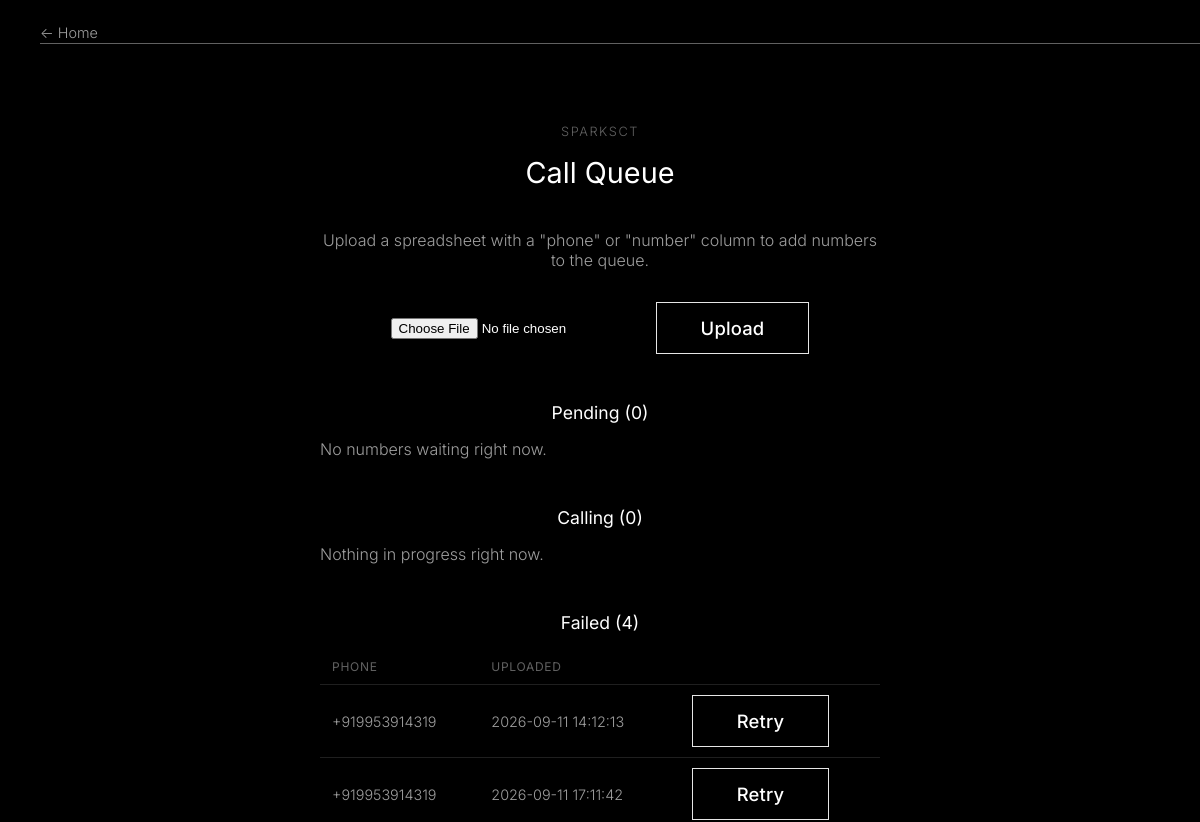
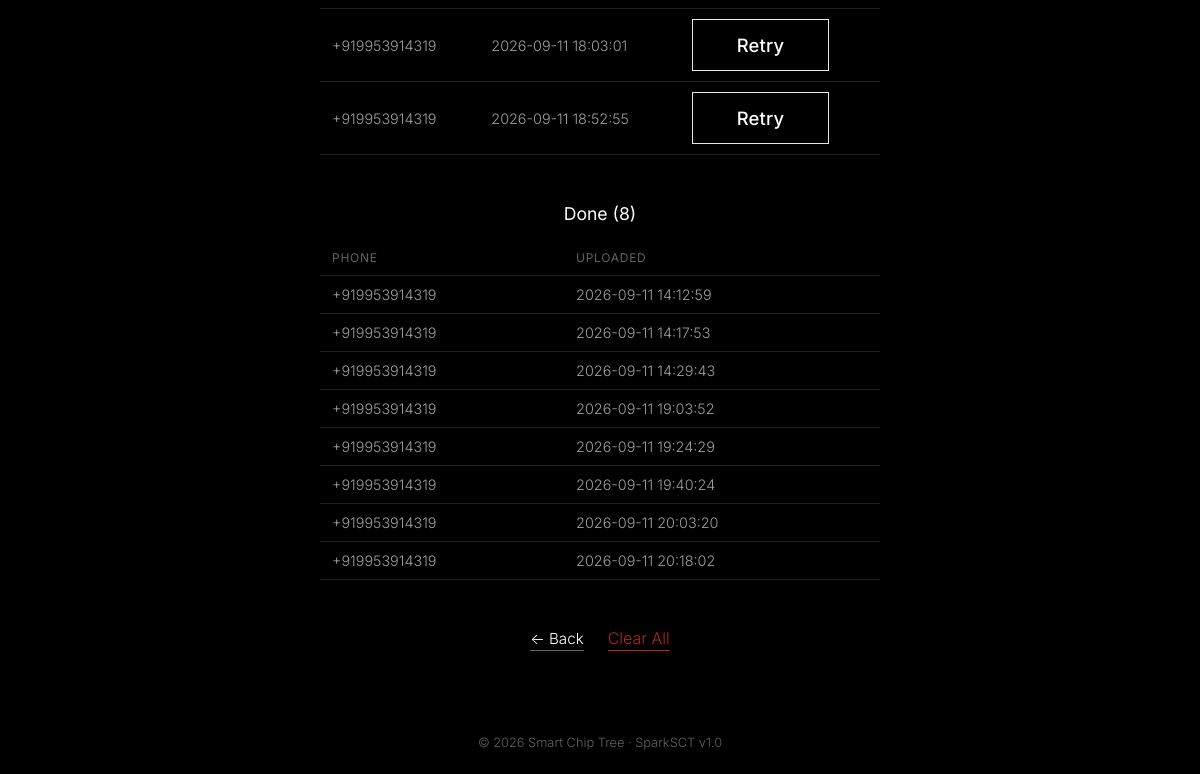
The page /call-queue on the database as committed earlier (2 pictures, top to bottom).
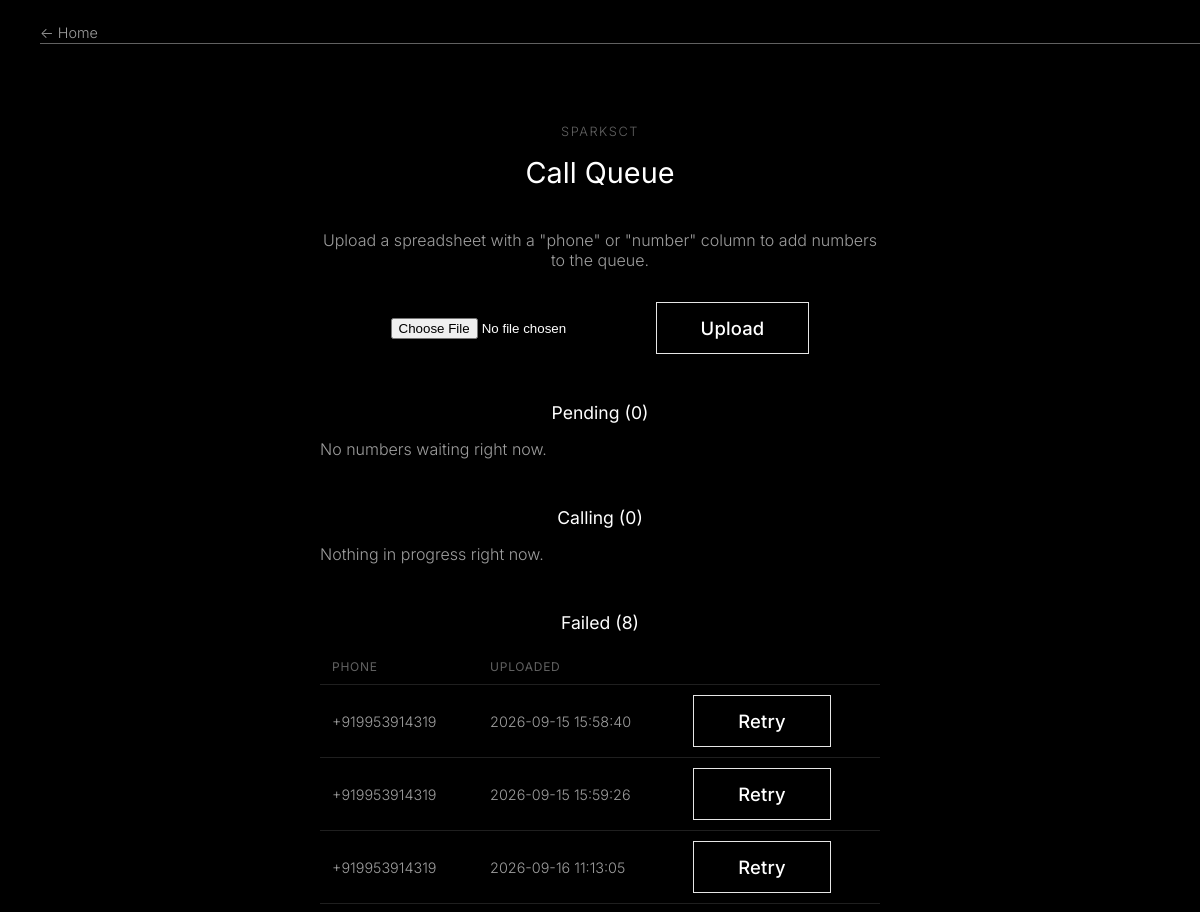
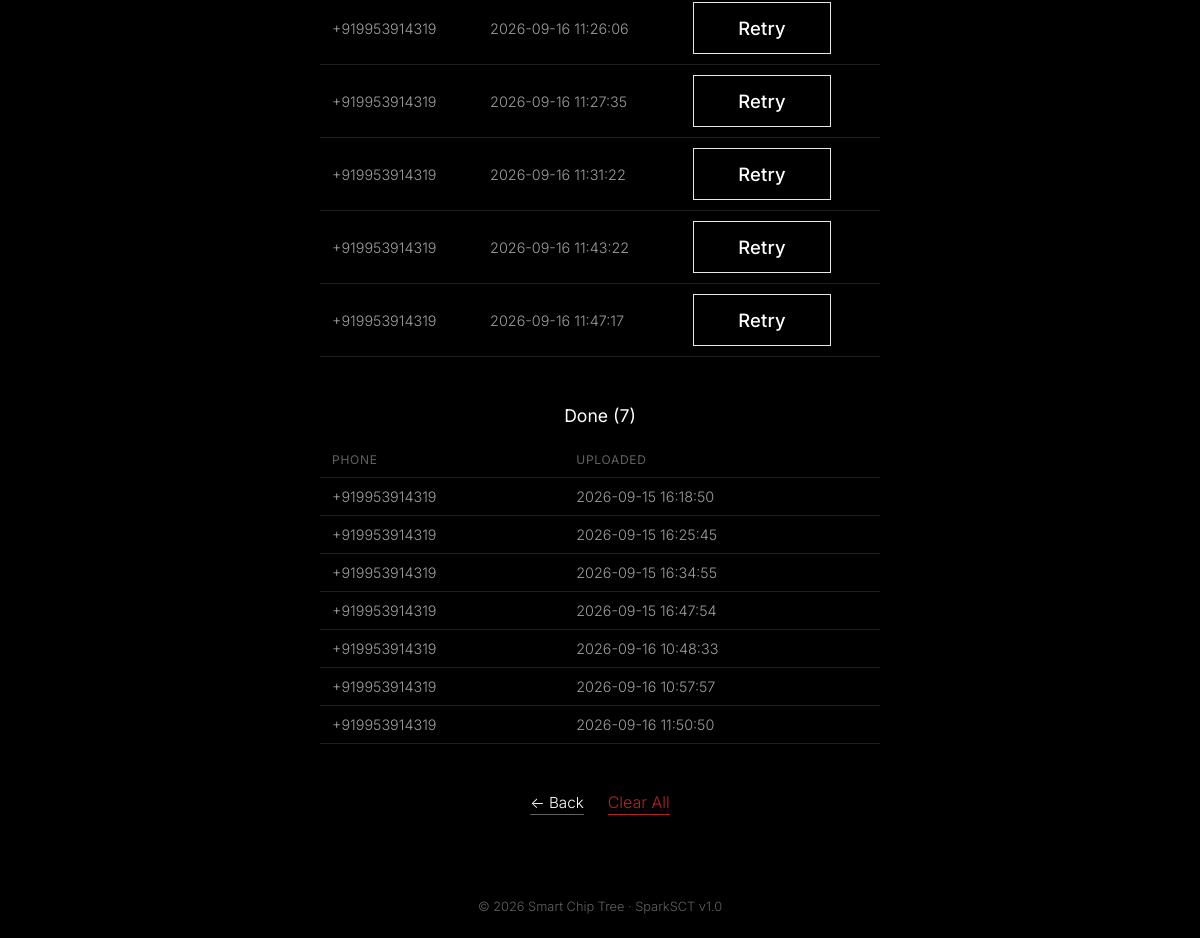
The same page on the database as committed later (2 pictures, top to bottom).
### tables this page shows
CREATE TABLE call_queue (
            id INTEGER PRIMARY KEY AUTOINCREMENT,
            phone TEXT NOT NULL,
            status TEXT DEFAULT 'pending',
            uploaded_at TEXT
        , calling_started_at TEXT);

### app/web/server.py (the view)
@app.route("/call-queue")
def call_queue():
    caught = mark_stale_calls_as_failed()
    if caught:
        flash(f"{caught} call(s) stuck on 'calling' for too long — marked as failed.")
    queue = get_queue()
    pending = [q for q in queue if q["status"] == "pending"]
    calling = [q for q in queue if q["status"] == "calling"]
    failed = [q for q in queue if q["status"] == "failed"]
    done = [q for q in queue if q["status"] == "done"]
    return render_template(
        "call_queue.html", pending=pending, calling=calling, failed=failed, done=done
    )

### app/call_storage.py (called while the page is built)
def mark_stale_calls_as_failed():
    conn = sqlite3.connect(DB_PATH)
    cursor = conn.execute(
        f"""
        UPDATE call_queue SET status = 'failed'
        WHERE status = 'calling'
        AND calling_started_at IS NOT NULL
        AND calling_started_at < datetime('now', '-{STALE_CALL_MINUTES} minutes')
        """
    )
    conn.commit()
    rows_updated = cursor.rowcount
    conn.close()
    return rows_updated

def get_queue():
    conn = sqlite3.connect(DB_PATH)
    conn.row_factory = sqlite3.Row
    rows = conn.execute("SELECT * FROM call_queue ORDER BY id ASC").fetchall()
    conn.close()
    return [dict(row) for row in rows]

### app/web/server.py (called while the page is built)
@app.context_processor
def inject_footer_info():
    import datetime
    return {"spark_version": SPARK_VERSION, "current_year": datetime.date.today().year}

### app/web/templates/call_queue.html (shortened to what the changed rows need)
{% extends "base.html" %}
{% block content %}
<main class="review">
    <h1 class="review__title">Call Queue</h1>
    <section class="dataset__section">
        <h2 class="dataset__section-title">Pending ({{ pending|length }})</h2>
    </section>
    <section class="dataset__section">
        <h2 class="dataset__section-title">Calling ({{ calling|length }})</h2>
    </section>
    <section class="dataset__section">
        <h2 class="dataset__section-title">Failed ({{ failed|length }})</h2>
        {% if failed %}
            <table class="dataset__table">
                <thead><tr><th>Phone</th><th>Uploaded</th><th></th></tr></thead>
                <tbody>
                    {% for entry in failed %}
                        <tr>
                            <td>{{ entry.phone }}</td>
                            <td>{{ entry.uploaded_at }}</td>
                            <td>
                                <form method="post" action="{{ url_for('retry_call', queue_id=entry.id) }}">
                                    <button type="submit" class="btn-outline">Retry</button>
                                </form>
                            </td>
                        </tr>
                    {% endfor %}
                </tbody>
            </table>
        {% else %}
            <p class="placeholder__body">No failed calls.</p>
        {% endif %}
    </section>
    <section class="dataset__section">
        <h2 class="dataset__section-title">Done ({{ done|length }})</h2>
        {% if done %}
            <table class="dataset__table">
                <thead><tr><th>Phone</th><th>Uploaded</th></tr></thead>
                <tbody>
                    {% for entry in done %}
                        <tr><td>{{ entry.phone }}</td><td>{{ entry.uploaded_at }}</td></tr>
                    {% endfor %}
                </tbody>
            </table>
        {% else %}
            <p class="placeholder__body">Nothing completed yet.</p>
        {% endif %}
    </section>
</main>
{% endblock %}

Rows that differ between the two databases and show on the page:
removed call_queue: phone "+919953914319", uploaded_at "2026-09-11 14:12:13", shown under "Failed (4)"
removed call_queue: phone "+919953914319", uploaded_at "2026-09-11 17:11:42", shown under "Failed (4)"
removed call_queue: phone "+919953914319", uploaded_at "2026-09-11 18:03:01", shown under "Failed (4)"
removed call_queue: phone "+919953914319", uploaded_at "2026-09-11 18:52:55", shown under "Failed (4)"
removed call_queue: phone "+919953914319", uploaded_at "2026-09-11 14:12:59", shown under "Done (8)"
removed call_queue: phone "+919953914319", uploaded_at "2026-09-11 14:17:53", shown under "Done (8)"
removed call_queue: phone "+919953914319", uploaded_at "2026-09-11 14:29:43", shown under "Done (8)"
removed call_queue: phone "+919953914319", uploaded_at "2026-09-11 19:03:52", shown under "Done (8)"
removed call_queue: phone "+919953914319", uploaded_at "2026-09-11 19:24:29", shown under "Done (8)"
removed call_queue: phone "+919953914319", uploaded_at "2026-09-11 19:40:24", shown under "Done (8)"
removed call_queue: phone "+919953914319", uploaded_at "2026-09-11 20:03:20", shown under "Done (8)"
removed call_queue: phone "+919953914319", uploaded_at "2026-09-11 20:18:02", shown under "Done (8)"
added call_queue: phone "+919953914319", uploaded_at "2026-09-15 15:58:40", shown under "Failed (8)"
added call_queue: phone "+919953914319", uploaded_at "2026-09-15 15:59:26", shown under "Failed (8)"
added call_queue: phone "+919953914319", uploaded_at "2026-09-16 11:13:05", shown under "Failed (8)"
added call_queue: phone "+919953914319", uploaded_at "2026-09-16 11:26:06", shown under "Failed (8)"
added call_queue: phone "+919953914319", uploaded_at "2026-09-16 11:27:35", shown under "Failed (8)"
added call_queue: phone "+919953914319", uploaded_at "2026-09-16 11:31:22", shown under "Failed (8)"
added call_queue: phone "+919953914319", uploaded_at "2026-09-16 11:43:22", shown under "Failed (8)"
added call_queue: phone "+919953914319", uploaded_at "2026-09-16 11:47:17", shown under "Failed (8)"
added call_queue: phone "+919953914319", uploaded_at "2026-09-15 16:18:50", shown under "Done (7)"
added call_queue: phone "+919953914319", uploaded_at "2026-09-15 16:25:45", shown under "Done (7)"
added call_queue: phone "+919953914319", uploaded_at "2026-09-15 16:34:55", shown under "Done (7)"
added call_queue: phone "+919953914319", uploaded_at "2026-09-15 16:47:54", shown under "Done (7)"
added call_queue: phone "+919953914319", uploaded_at "2026-09-16 10:48:33", shown under "Done (7)"
added call_queue: phone "+919953914319", uploaded_at "2026-09-16 10:57:57", shown under "Done (7)"
added call_queue: phone "+919953914319", uploaded_at "2026-09-16 11:50:50", shown under "Done (7)"
Other text that changed with them:
{{ failed|length }}: "4" → "8"
{{ done|length }}: "8" → "7"
